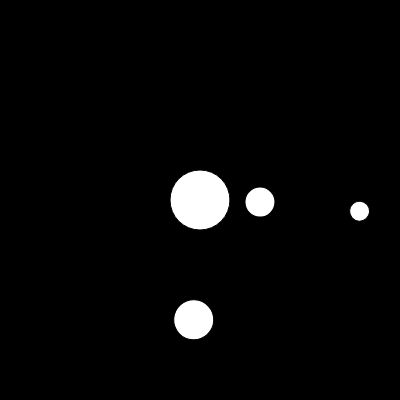
Frame 1 (no input)
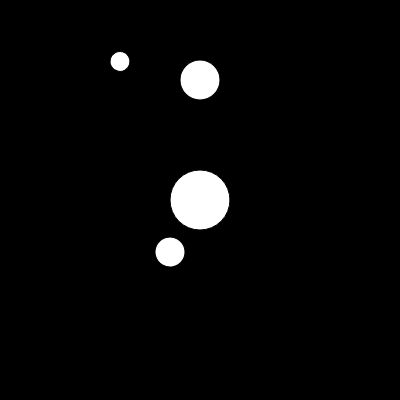
Frame 60 (no input)
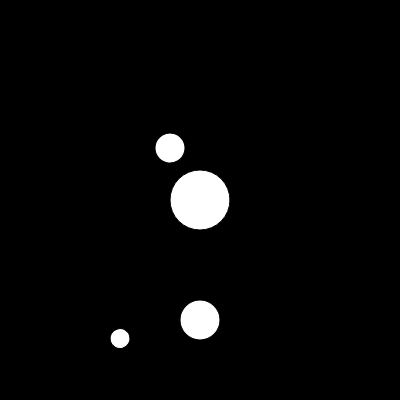
Frame 120 (the mouse pressed at the canvas centre since frame 60)

The p5.js sketch that drew these frames (run headless with seeded random() and noise() and a simulated clock; from frame 60 on, the mouse is pressed at the canvas centre):

// p5.js sketch
// ── sketch.js
function setup() {
  createCanvas(400, 400);
}

function draw() {
  background(0);
  angleMode(DEGREES);
  
  translate(width/2,height/2);
  
  
  
  ellipse(0,0,60);
  rotate(frameCount);
  //ellipse(40,0,40);
  rotate(frameCount);
  ellipse(60,0,30);
  rotate(frameCount);
  ellipse(0,120,40);
  rotate(frameCount);
  ellipse(160,0,20);
  
  
}
